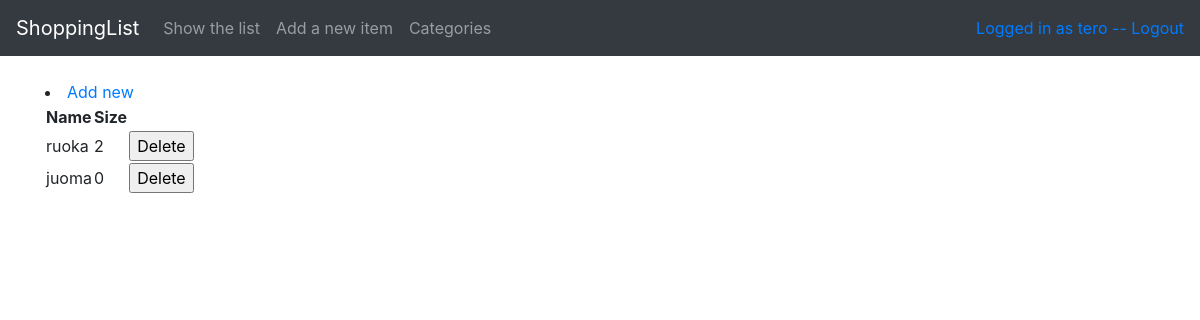
Page /categories (signed in) on the committed database.
### application/auth/models.py (models this page shows, shortened)
class User(db.Model):
    __tablename__ = "account"
    id = db.Column(db.Integer, primary_key=True)
    username = db.Column(db.String(144), nullable=False)
    password = db.Column(db.String(144), nullable=False)
    items = db.relationship("Item", backref='account', lazy=True)
    categories = db.relationship("Category", backref='account', lazy=True)

### application/categories/models.py (models this page shows, shortened)
class Category(db.Model):
    id = db.Column(db.Integer, primary_key=True)
    name = db.Column(db.String(144), nullable=False)
    size = db.Column(db.Integer, nullable=False)
    account_id = db.Column(db.Integer, db.ForeignKey('account.id'), nullable=False)
    items = db.relationship("Item", backref='category', lazy=True)

### application/categories/views.py (the view)
@app.route("/categories", methods=["GET", "POST"])
@login_required
def categories_index():
    return render_template("categories/list.html", categories = Category.query.all())

### application/__init__.py (called while the page is built)
@login_manager.user_loader
def load_user(user_id):
    return User.query.get(user_id)

### application/templates/categories/list.html
{% extends "layout.html" %}
{% block body %}
  <table>
  	<tr>
  		<li><a href="{{ url_for('categories_form') }}">Add new</a></li>
  	</tr>
    <tr>
      <th>Name</th>
      <th>Size</th>
    </tr>
    {% for category in categories %}
    <tr>
      <td>{{ category.name }}</td>
      <td>{{ category.size }}</td>
      <td>
	<form method="POST" action="{{ url_for('categories_remove', category_id=category.id) }}">
	  <input type="submit" value="Delete"/>
	</form>
      </td>
    </tr>
    {% endfor %}
  </table>
{% endblock %}

### application/templates/layout.html (shortened to what this page needs)
<!DOCTYPE html>
<html>
  <head>
    <link rel="stylesheet" href="https://maxcdn.bootstrapcdn.com/bootstrap/4.0.0/css/bootstrap.min.css">
  </head>
  <body>
    <nav class="navbar navbar-expand-md navbar-dark bg-dark mb-4">
	<a class="navbar-brand" href="#">ShoppingList</a>
	<div class="collapse navbar-collapse" id="navbarCollapse">
          <ul class="navbar-nav mr-auto">
            <li class="nav-item">
            	<a class="nav-link" href="{{url_for('items_index')}}">Show the list</a>
            </li>
            <li class="nav-item">
            	<a class="nav-link" href="{{url_for('items_form')}}">Add a new item</a>
            </li>
            <li class="nav-item">
            	<a class="nav-link" href="{{url_for('categories_index')}}">Categories</a>
            </li>
          </ul>
  <div class="form-inline mt-2 mt-md-0">
  	{%if current_user.is_authenticated %}
	<a href="{{ url_for('auth_logout') }}"> Logged in as {{ current_user.username }} -- Logout</a>
	{% else %}
	<li><a href="{{ url_for('auth_login') }}">Login</a></li>
	<li><a href="{{ url_for('auth_create') }}">Sign up</a></li>
  {% endif %}
  </div>
  </div>
  </nav>
	<main role="main" class="container">
    	{% block body %}{% endblock %}
	</main>
  </body>
</html>

### rows in the picture
User: username "tero"
Category: name "ruoka", size "2"
Category: name "juoma", size "0"
